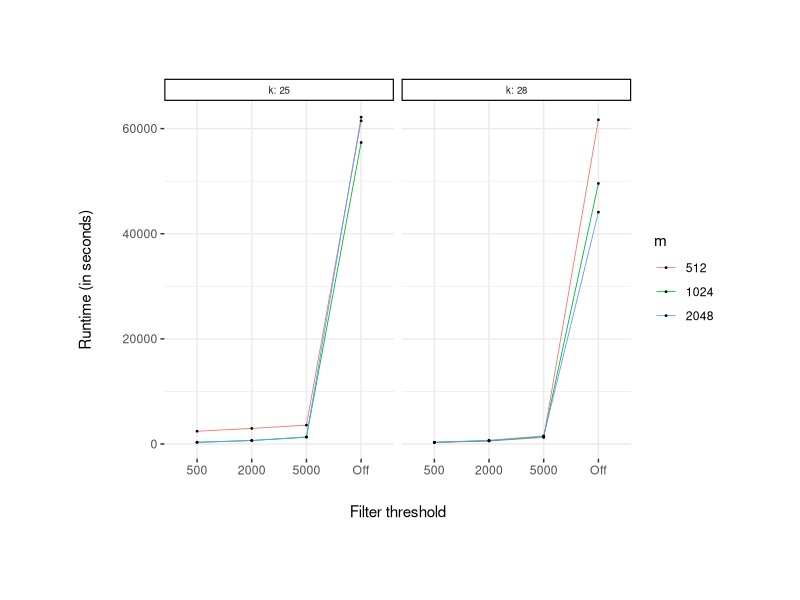
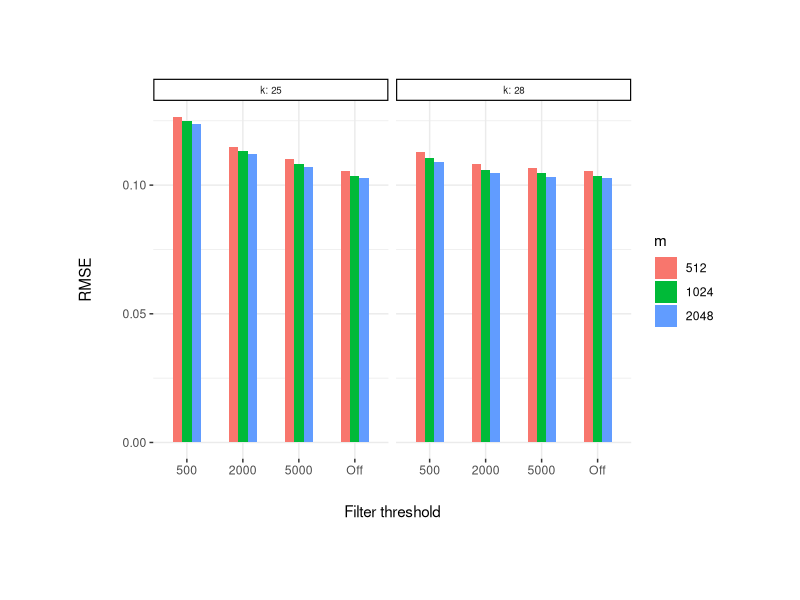

Write R code to recreate these figures, in order.


k_par <- c(rep(c(25,28),times=c(9,9)), rep(c(25,28),times=c(3,3)))
#t_type <- rep(c("On","Off"),times=c(18,6))
#t_par <- c(rep(rep(c(500,2000,5000),times=c(3,3,3)),times=2),rep(-1,times=6))
t_par <- c(rep(rep(c("500","2000","5000"),times=c(3,3,3)),times=2),rep("Off",times=6))
m_par <- rep(c(512,1024,2048),8)

runtimes <- c(
# k=25
 # t=500
 2424,
 315,
 314,

 # t=2000
 2959,
 666,
 650,

 # t=5000
 3580,
 1284,
 1348,

# k=28
 # t=500
 285,
 315,
 315,

 # t=2000
 568,
 612,
 697,

 # t=5000
 1241,
 1419,
 1524,

# k=25
 # t=no
 61478,
 57354,
 62171,
# k=28
 # t=no
 61672,
 49563,
 44102

)

rmse <- c(
# k=25
 # t=500
 0.1264,
 0.1251,
 0.1236,

 # t=2000
 0.1148,
 0.1131,
 0.1119,

 # t=5000
 0.1101,
 0.1083,
 0.107,


# k=28
 # t=500
 0.1128,
 0.1104,
 0.1089,

 # t=2000
 0.1082,
 0.106,
 0.1046,

 # t=5000
 0.1068,
 0.1047,
 0.1033,

# k=25
 # t=no
 0.1054,
 0.1037,
 0.1026,

# k=28
 # t=no
 0.1055,
 0.1037,
 0.1027

)

#labels <- c(rep(c("m:512","m:1024","m:2048"),2),rep(NA,6),rep(c("m:512","m:1024","m:2048"),2),rep(NA,6))
labels <- c(rep(c("m:512","m:1024","m:2048")),rep(NA,9),rep(c("m:512","m:1024","m:2048")),rep(NA,9))


#data <- data.frame(k=k_par,t=t_par,Filter=t_type,m=m_par,labels=labels,runtimes=runtimes,RMSE=rmse)
data <- data.frame(k=k_par,t=t_par,m=m_par,labels=labels,runtimes=runtimes,RMSE=rmse)
data$m <- as.factor(data$m)

require(ggplot2)
require(ggthemes)
require(viridis)



pdf("grid_res.pdf")

gg <- ggplot(as.data.frame(data),aes(x=t,y=runtimes,group=m))
gg <- gg + geom_line(size=0.3,aes(color=m)) + theme_bw()
#gg <- gg + geom_point(size=1,aes(color=RMSE,fill=RMSE)) + facet_wrap(~ k + Filter,labeller = label_both)
#gg <- gg + geom_point(size=0.3) + facet_wrap(~ k + Filter,labeller = label_both)
gg <- gg + geom_point(size=0.3,aes(fill=m)) + facet_wrap(~ k,labeller = label_both)
#gg <- gg + scale_fill_viridis(option="B")
#gg <- gg + scale_color_viridis(option="B")
gg <- gg + theme(strip.text = element_text(size=7,lineheight=5.0),
strip.background = element_rect(fill="white", colour="black",
size=0.8))
gg <- gg + scale_x_discrete(limits=c("500","2000","5000","Off"))
gg <- gg + theme(plot.margin = unit(c(2,2,2,2),"cm"))
gg <- gg + theme(panel.border = element_blank(),
                 axis.title.x = element_text(margin=margin(20,0,0,0)),
                 axis.title.y = element_text(margin=margin(0,20,0,0))
                )
gg <- gg + labs(x="Filter threshold", y="Runtime (in seconds)")
#gg <- gg + labs(title="Gridsearch results on chromosome 22 performance", subtitle="10 Million reads drawn from chromosome 22\nUp to two errors, bimodal methylation rates")
#gg <- gg + geom_text(label=labels,na.rm=T,nudge_x="500",nudge_y=2000,size=2)

gg

gg2 <- ggplot(as.data.frame(data),aes(x=t,y=RMSE,fill=m))
gg2 <- gg2 + geom_bar(stat='identity',position='dodge',width=0.5) + theme_bw()
#gg2 <- gg2 + coord_cartesian(ylim=c(0.19,0.205))
gg2 <- gg2 + theme(plot.margin = unit(c(2,2,2,2),"cm"))
gg2 <- gg2 + facet_wrap(~ k,labeller = label_both)
gg2 <- gg2 + theme(strip.text = element_text(size=7,lineheight=5.0),
strip.background = element_rect(fill="white", colour="black",
size=0.8))
gg2 <- gg2 + theme(panel.border = element_blank(),
		 axis.title.x = element_text(margin=margin(20,0,0,0)),
                 axis.title.y = element_text(margin=margin(0,20,0,0))
                )
gg2 <- gg2 + scale_x_discrete(limits=c("500","2000","5000","Off"))
gg2 <- gg2 + labs(x="Filter threshold")
gg2

dev.off()
